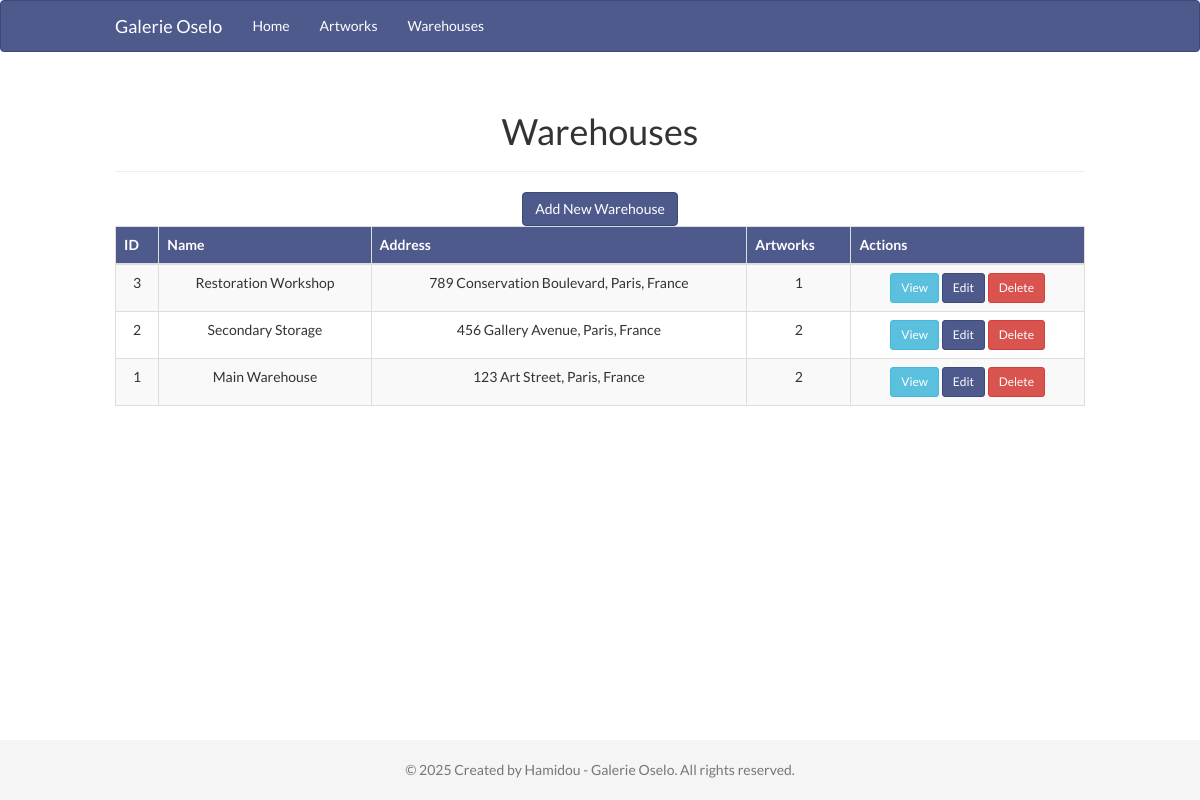
Page /views/warehouses/index.php on the committed database.
### tables this page shows
CREATE TABLE warehouses (
    id INT AUTO_INCREMENT PRIMARY KEY,
    name VARCHAR(255) NOT NULL,
    address TEXT,
    created_at TIMESTAMP DEFAULT CURRENT_TIMESTAMP,
    updated_at TIMESTAMP DEFAULT CURRENT_TIMESTAMP ON UPDATE CURRENT_TIMESTAMP
);

### config/database.php (called while the page is built, shortened)
<?php
class Database {
    private $host = "localhost";
    private $db_name = "galerie_oselo";
    private $username = "root";
    private $password = "";
    public function getConnection() {
        $this->conn = null;
        try {
            $this->conn = new PDO("mysql:host=" . $this->host . ";dbname=" . $this->db_name, $this->username, $this->password);
            $this->conn->setAttribute(PDO::ATTR_ERRMODE, PDO::ERRMODE_EXCEPTION);
            $this->conn->exec("set names utf8");
        } catch(PDOException $exception) {
            echo "Connection error: " . $exception->getMessage();
        }
        return $this->conn;
    }
}
?>

### models/Warehouse.php (called while the page is built, shortened)
<?php
class Warehouse {
    private $conn;
    private $table_name = "warehouses";
    public function __construct($db) {
        $this->conn = $db;
    }
    public function readAll() {
        $query = "SELECT w.id, w.name, w.address, w.created_at, w.updated_at,
                  COUNT(a.id) as artwork_count
                  FROM " . $this->table_name . " w
                  LEFT JOIN artworks a ON w.id = a.warehouse_id
                  GROUP BY w.id
                  ORDER BY w.id DESC";
        $stmt = $this->conn->prepare($query);
        $stmt->execute();
        return $stmt;
    }
}
?>

### views/warehouses/index.php (called while the page is built)
<?php
include_once '../../controllers/WarehouseController.php';
$controller = new WarehouseController();
$controller->index();
?>

### controllers/WarehouseController.php (the view, shortened to what this page needs)
<?php
include_once '../../config/database.php';
include_once '../../models/Warehouse.php';
class WarehouseController {
    private $warehouse;
    public function __construct() {
        $database = new Database();
        $this->db = $database->getConnection();
        $this->warehouse = new Warehouse($this->db);
    }
    public function index() {
        $stmt = $this->warehouse->readAll();
        $num = $stmt->rowCount();
        include_once '../../includes/header.php';
        if($num > 0) {
            echo "<div class='container'>";
            echo "<div class='row'>";
            echo "<div class='col-md-12'>";
            echo "<div class='page-header'>";
            echo "<h1>Warehouses</h1>";
            echo "</div>";
            echo "<a href='create.php' class='btn btn-primary mb-3'>Add New Warehouse</a>";
            echo "<div class='table-responsive'>";
            echo "<table class='table table-striped table-bordered'>";
            echo "<thead>";
            echo "<tr>";
            echo "<th>ID</th>";
            echo "<th>Name</th>";
            echo "<th>Address</th>";
            echo "<th>Artworks</th>";
            echo "<th>Actions</th>";
            echo "</tr>";
            echo "</thead>";
            echo "<tbody>";
            while($row = $stmt->fetch(PDO::FETCH_ASSOC)) {
                extract($row);
                echo "<tr>";
                echo "<td>{$id}</td>";
                echo "<td>{$name}</td>";
                echo "<td>{$address}</td>";
                echo "<td>{$artwork_count}</td>";
                echo "<td>";
                echo "<a href='show.php?id={$id}' class='btn btn-info btn-sm'>View</a> ";
                echo "<a href='edit.php?id={$id}' class='btn btn-primary btn-sm'>Edit</a> ";
                echo "<a href='#' onclick='deleteWarehouse({$id})' class='btn btn-danger btn-sm'>Delete</a>";
                echo "</td>";
                echo "</tr>";
            }
            echo "</tbody>";
            echo "</table>";
            echo "</div>";
            echo "</div>";
            echo "</div>";
            echo "</div>";
        }
        $output = ob_get_clean();
        echo $output;
        include_once '../../includes/footer.php';
    }
}
?>

### assets/css/style.css (style rules this page uses)
body { font-family: 'Lato', sans-serif; background-color: #FFFFFF; color: #333333; padding-bottom: 0px; margin: 0; padding-top: 0px; padding-bottom: 70px; text-align: center; }
.btn-primary { background-color: #4E598C; border-color: #3D4979; }
.table > thead > tr > th { background-color: #4E598C; color: #FFFFFF; }

### assets/css/responsive.css (style rules this page uses)
@media (min-width: 1200px) { .container { padding: 0 100px; } }

### rows in the picture
warehouses: id "3", name "Restoration Workshop", address "789 Conservation Boulevard, Paris, France", artwork_count "1"
warehouses: id "2", name "Secondary Storage", address "456 Gallery Avenue, Paris, France", artwork_count "2"
warehouses: id "1", name "Main Warehouse", address "123 Art Street, Paris, France", artwork_count "2"
